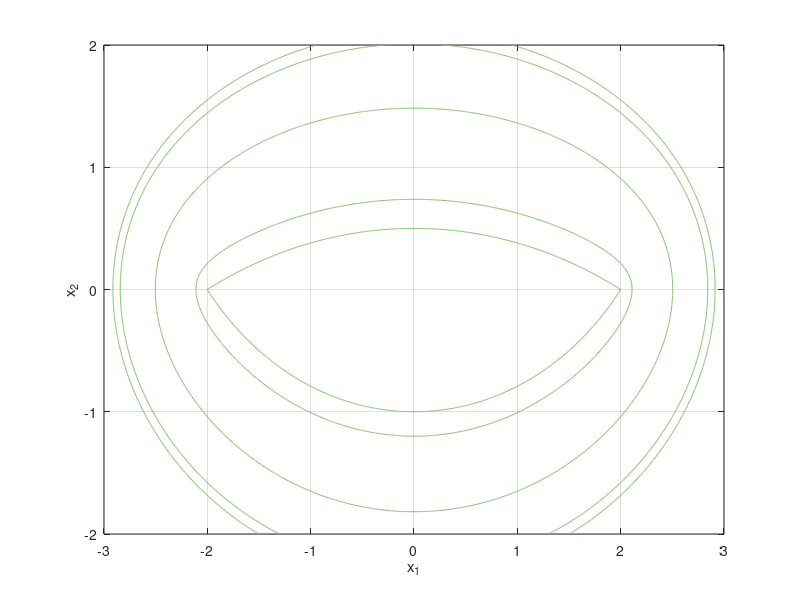

The MATLAB script that drew this image:
X1=-3:.01:3;
X2=-2:.01:2;
[x1,x2]=meshgrid(X1,X2);
colormap('summer')
contour(x1,x2,max(0.1*(x1.^2+(x2-1.5).^2-25/4),0.05*(x1.^2+(x2+15/4).^2-289/16)),[0 0])
s=1.5;
hold on
for t=[.99 .9 .5 .1]
   contour(x1,x2,t*log(exp(0.1*(x1.^2+(x2-1.5).^2-25/4)/t)+exp(0.05*(x1.^2+(x2+15/4).^2-289/16)/t))-s*t*log(2),[0 0])
end
hold off
xlabel('x_1')
ylabel('x_2')
grid
